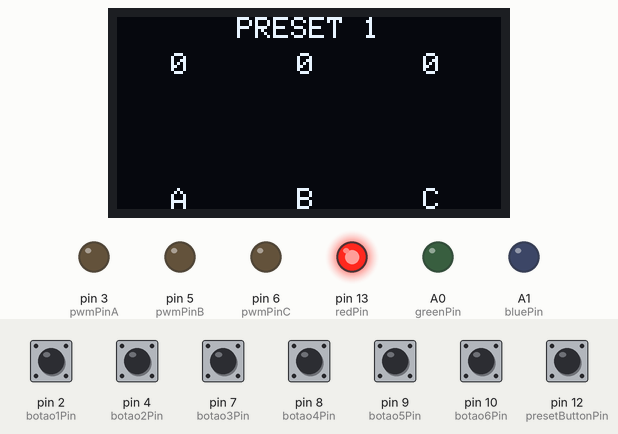
A sketch run on a simulated Arduino Uno, built with avr-gcc and run on an emulated ATmega328P. On the bench: 128×64 one-colour display, output pins drawn as LEDs (lit = HIGH). The test bench sets the inputs (shaded band); at power-on: pin 2 (botao1Pin), pin 4 (botao2Pin), pin 7 (botao3Pin), pin 8 (botao4Pin), pin 9 (botao5Pin), pin 10 (botao6Pin), pin 12 (presetButtonPin) HIGH. EEPROM starts erased; what the sketch prints to the serial monitor is not drawn.

Above: at 1.3 s.
1.4 s: pin 2 (botao1Pin) pulled LOW for 1 s
At 3.1 s:
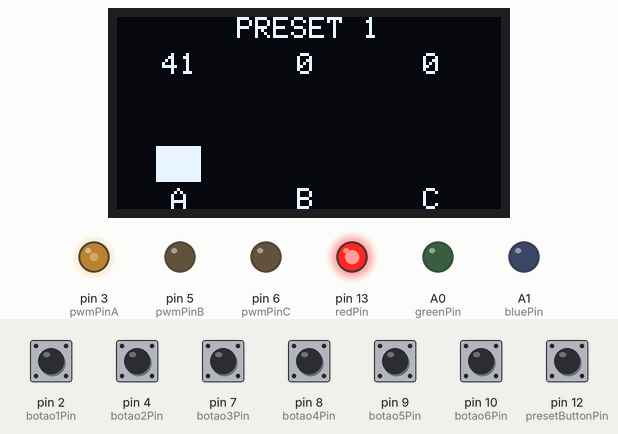
3.9 s: pin 7 (botao3Pin) pulled LOW for 0.15 s
At 4.8 s:
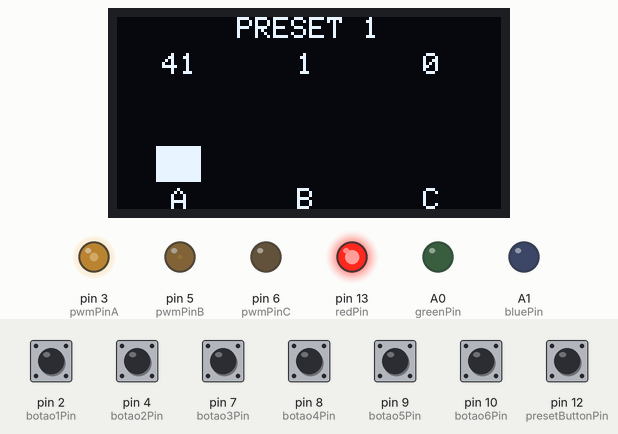
5.5 s: pin 9 (botao5Pin) pulled LOW for 0.15 s
At 6.1 s:
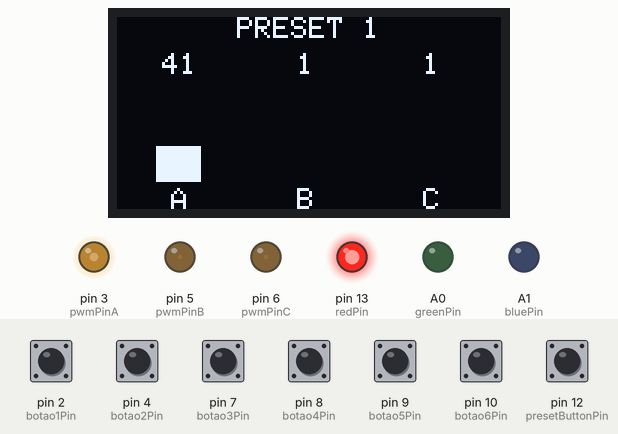
7.1 s: pin 8 (botao4Pin) pulled LOW for 0.15 s
At 8.3 s:
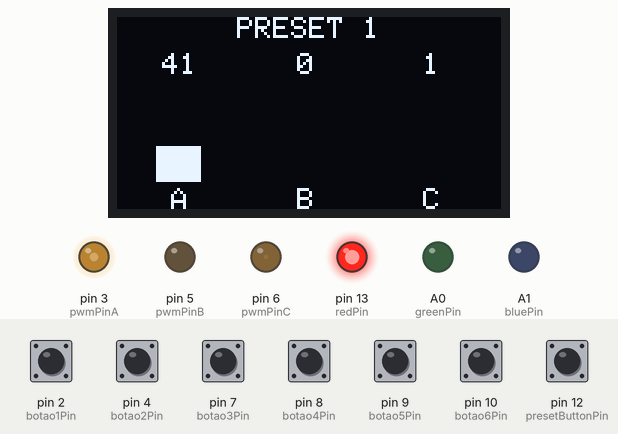
8.7 s: pin 12 (presetButtonPin) pulled LOW for 0.15 s
At 9.7 s:
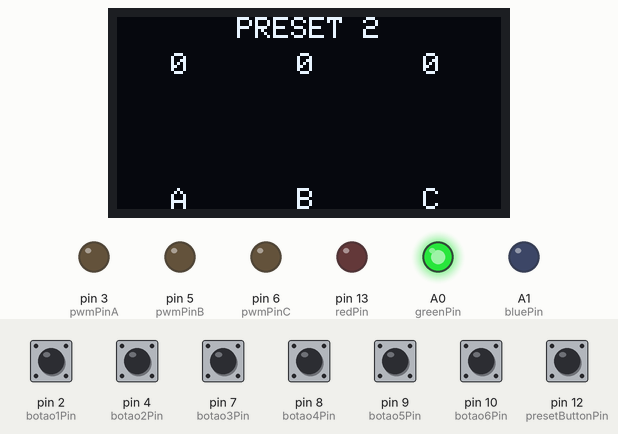
10.3 s: pin 2 (botao1Pin) pulled LOW for 0.15 s
At 10.9 s:
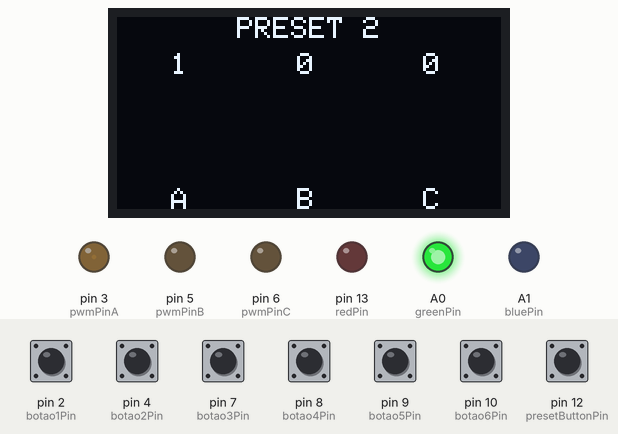
Timing chart, 0 to 12.9 s (numbered marks = the images above; inputs shaded):
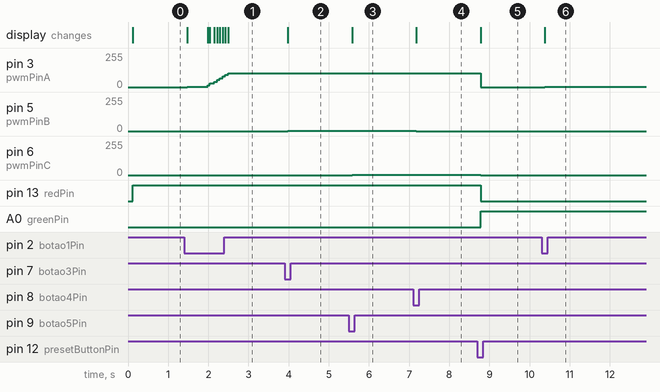

The sketch:

smartPresetScreen.ino
```cpp
#include <Wire.h>
#include <Adafruit_GFX.h>
#include <Adafruit_SSD1306.h>
#include <EEPROM.h>

// Definições do display
#define SCREEN_WIDTH 128
#define SCREEN_HEIGHT 64

// Instância do display
Adafruit_SSD1306 display(SCREEN_WIDTH, SCREEN_HEIGHT, &Wire, -1);

// Pinos dos botões para cada contador
const int botao1Pin = 2;  // Incrementa A
const int botao2Pin = 4;  // Decrementa A
const int botao3Pin = 7;  // Incrementa B
const int botao4Pin = 8;  // Decrementa B
const int botao5Pin = 9;  // Incrementa C
const int botao6Pin = 10; // Decrementa C

// Pino do botão para trocar os presets
const int presetButtonPin = 12; // Botão para alternar entre os presets

// Pinos do LED RGB
const int redPin = 13;    // Vermelho
const int greenPin = A0;  // Verde
const int bluePin = A1;   // Azul

// Pinos PWM para as saídas analógicas
const int pwmPinA = 3; // PWM - Saída para o contador A
const int pwmPinB = 5; // PWM - Saída para o contador B
const int pwmPinC = 6; // PWM - Saída para o contador C

// Variáveis para os contadores (matrizes para 6 presets)
int contadorA[6] = {0, 0, 0, 0, 0, 0};
int contadorB[6] = {0, 0, 0, 0, 0, 0};
int contadorC[6] = {0, 0, 0, 0, 0, 0};

// Índice do preset atual (0 a 5)
int presetIndex = 0;

// Variáveis para debouncing e estado dos botões
int botaoState[6] = {HIGH, HIGH, HIGH, HIGH, HIGH, HIGH};
int lastBotaoState[6] = {HIGH, HIGH, HIGH, HIGH, HIGH, HIGH};
unsigned long lastDebounceTime[6] = {0, 0, 0, 0, 0, 0};
unsigned long botaoPressionadoTime[6] = {0, 0, 0, 0, 0, 0};
unsigned long lastIncrementTime[6] = {0, 0, 0, 0, 0, 0};
bool botaoPressionado[6] = {false, false, false, false, false, false};

int incrementoRapido = 1; // Valor padrão de incremento/decremento

// Variáveis para o botão de preset
int presetButtonState = HIGH;
int lastPresetButtonState = HIGH;
unsigned long lastPresetDebounceTime = 0;

unsigned long debounceDelay = 50;   // Tempo de debounce
unsigned long holdDelay = 500;      // Tempo para considerar que o botão está sendo segurado (500 ms)
unsigned long repeatDelay = 50;    // Intervalo entre incrementos/decrementos quando o botão está sendo segurado (150 ms)

// Variáveis para o auto-salvamento na EEPROM
bool presetModificado = false;             // Indica se o preset atual foi modificado
unsigned long lastModificacaoTime = 0;     // Timestamp da última modificação
const unsigned long saveDelay = 5000;      // Delay antes de salvar na EEPROM (em milissegundos)

void setup() {
  Serial.begin(9600); // Inicializa a comunicação serial a 9600 bps

  // Inicializa o display OLED
  if (!display.begin(SSD1306_SWITCHCAPVCC, 0x3C)) {
    Serial.println(F("Falha ao inicializar o display OLED"));
    for (;;);
  }

  // Configura os pinos dos botões como entradas com resistores pull-up internos
  pinMode(botao1Pin, INPUT_PULLUP);
  pinMode(botao2Pin, INPUT_PULLUP);
  pinMode(botao3Pin, INPUT_PULLUP);
  pinMode(botao4Pin, INPUT_PULLUP);
  pinMode(botao5Pin, INPUT_PULLUP);
  pinMode(botao6Pin, INPUT_PULLUP);

  // Configura o pino do botão de preset
  pinMode(presetButtonPin, INPUT_PULLUP);

  // Configura os pinos do LED RGB como saídas
  pinMode(redPin, OUTPUT);
  pinMode(greenPin, OUTPUT);
  pinMode(bluePin, OUTPUT);

  // Desliga o LED RGB inicialmente
  desligarRGB();

  // Configura os pinos PWM como saídas
  pinMode(pwmPinA, OUTPUT);
  pinMode(pwmPinB, OUTPUT);
  pinMode(pwmPinC, OUTPUT);

  // Carrega as configurações da EEPROM
  carregarConfiguracoes();

  // Limpa e exibe os valores iniciais
  display.clearDisplay();
  atualizarDisplay();
  atualizarRGB();
  atualizarPWM();
}

void loop() {
  unsigned long tempoAtual = millis();

  // Verifica o botão de preset
  verificarBotaoPreset(tempoAtual);

  // Verifica cada botão e realiza a operação correspondente
  verificarBotao(botao1Pin, 0, &contadorA[presetIndex], 100, 1, tempoAtual);  // Incrementa A
  verificarBotao(botao2Pin, 1, &contadorA[presetIndex], 0, -1, tempoAtual);   // Decrementa A
  verificarBotao(botao3Pin, 2, &contadorB[presetIndex], 100, 1, tempoAtual);  // Incrementa B
  verificarBotao(botao4Pin, 3, &contadorB[presetIndex], 0, -1, tempoAtual);   // Decrementa B
  verificarBotao(botao5Pin, 4, &contadorC[presetIndex], 100, 1, tempoAtual);  // Incrementa C
  verificarBotao(botao6Pin, 5, &contadorC[presetIndex], 0, -1, tempoAtual);   // Decrementa C

  // Salva o preset na EEPROM após o delay se modificado
  if (presetModificado && (tempoAtual - lastModificacaoTime >= saveDelay)) {
    salvarConfiguracoes(presetIndex);
    presetModificado = false;
  }

  // Atualiza as tensões no monitor serial a cada segundo
  static unsigned long lastPrintTime = 0;
  if (tempoAtual - lastPrintTime >= 1000) { // A cada 1000 ms (1 segundo)
    atualizarPWM(); // Atualiza as saídas PWM e imprime as tensões
    lastPrintTime = tempoAtual;
  }
}

// Função para verificar o estado do botão de preset
void verificarBotaoPreset(unsigned long tempoAtual) {
  int leitura = digitalRead(presetButtonPin);

  if (leitura != lastPresetButtonState) {
    lastPresetDebounceTime = tempoAtual;
  }

  if ((tempoAtual - lastPresetDebounceTime) > debounceDelay) {
    if (leitura != presetButtonState) {
      presetButtonState = leitura;

      if (presetButtonState == LOW) {
        // Botão pressionado

        // Não precisamos mais salvar aqui, pois o auto-salvamento está implementado no loop()

        presetIndex++;
        if (presetIndex >= 6) {
          presetIndex = 0;
        }
        atualizarDisplay();
        atualizarRGB();
        atualizarPWM(); // Atualiza as saídas PWM para o novo preset
      }
    }
  }
  lastPresetButtonState = leitura;
}

// Função para atualizar o LED RGB com base no preset atual
void atualizarRGB() {
  // Desliga o LED RGB
  desligarRGB();

  int presetValue = presetIndex + 1; // Preset 1 a 6

  // Obtém a representação binária do presetValue
  int bit0 = (presetValue >> 0) & 0x01; // LSB
  int bit1 = (presetValue >> 1) & 0x01;
  int bit2 = (presetValue >> 2) & 0x01; // MSB

  // Controla os pinos do LED RGB
  digitalWrite(redPin, bit0 ? HIGH : LOW);   // Vermelho
  digitalWrite(greenPin, bit1 ? HIGH : LOW); // Verde
  digitalWrite(bluePin, bit2 ? HIGH : LOW);  // Azul
}

// Função para desligar o LED RGB
void desligarRGB() {
  digitalWrite(redPin, LOW);
  digitalWrite(greenPin, LOW);
  digitalWrite(bluePin, LOW);
}

// Função para verificar o estado de um botão
void verificarBotao(int pin, int indice, int* contador, int limite, int operacao, unsigned long tempoAtual) {
  int leitura = digitalRead(pin);

  if (leitura != lastBotaoState[indice]) {
    lastDebounceTime[indice] = tempoAtual;
  }

  if ((tempoAtual - lastDebounceTime[indice]) > debounceDelay) {
    if (leitura != botaoState[indice]) {
      botaoState[indice] = leitura;

      if (botaoState[indice] == LOW) {
        // Botão pressionado
        botaoPressionado[indice] = true;
        botaoPressionadoTime[indice] = tempoAtual;
        lastIncrementTime[indice] = tempoAtual; // Inicializa o tempo do último incremento
        incrementoRapido = 1; // Reinicia o valor de incremento rápido
        // Aciona uma vez imediatamente
        alterarContador(contador, limite, operacao);
      } else {
        // Botão liberado
        botaoPressionado[indice] = false;
      }
    }
  }
  lastBotaoState[indice] = leitura;

  // Verifica se o botão está sendo segurado
  if (botaoPressionado[indice]) {
    if ((tempoAtual - botaoPressionadoTime[indice]) > holdDelay) {
      if ((tempoAtual - lastIncrementTime[indice]) >= repeatDelay) {
        incrementoRapido = 5; // Após meio segundo, incrementa de 5 em 5
        alterarContador(contador, limite, operacao);
        lastIncrementTime[indice] = tempoAtual;
      }
    }
  }
}

// Função para alterar o contador respeitando os limites
void alterarContador(int* contador, int limite, int operacao) {
  int incremento = incrementoRapido * operacao;

  if (operacao == 1 && *contador < limite) {
    *contador += incremento;
    if (*contador > limite) {
      *contador = limite;
    }
    atualizarDisplay();
    atualizarPWM(); // Atualiza as saídas PWM
    presetModificado = true; // Marca o preset como modificado
    lastModificacaoTime = millis(); // Registra o tempo da modificação
  } else if (operacao == -1 && *contador > limite) {
    *contador += incremento;
    if (*contador < limite) {
      *contador = limite;
    }
    atualizarDisplay();
    atualizarPWM(); // Atualiza as saídas PWM
    presetModificado = true; // Marca o preset como modificado
    lastModificacaoTime = millis(); // Registra o tempo da modificação
  }
}

// Função para atualizar o display OLED com os valores dos contadores e desenhar as barras
void atualizarDisplay() {
  display.clearDisplay();
  display.setTextColor(SSD1306_WHITE);

  // Exibe o cabeçalho com o nome do preset atual
  display.setTextSize(1); // Tamanho de texto para o cabeçalho
  String titulo = "PRESET " + String(presetIndex + 1);
  centralizarTexto(titulo, 0, SCREEN_WIDTH, 0);

  // Configuração para centralizar o texto
  display.setTextSize(1);  // Tamanho de texto para os números e rótulos

  // Posições Y para os números, barras e rótulos
  int posYNumero = 12;
  int posYBarraTopo = 25;
  int posYBarraBase = 55;
  int posYRotulo = 57;

  // Altura máxima da barra
  int alturaMaxBarra = posYBarraBase - posYBarraTopo;

  // Largura de cada coluna com margem
  int margem = 2; // Margem lateral de 2 pixels
  int larguraColuna = SCREEN_WIDTH / 3;

  // Largura da barra
  int larguraBarra = 15; // A largura da barra gráfica

  // Exibe o contador A
  int colA = 0 * larguraColuna + margem;
  centralizarTexto(String(contadorA[presetIndex]), colA, larguraColuna - 2 * margem, posYNumero);
  desenharBarra(contadorA[presetIndex], colA + (larguraColuna - larguraBarra - 2 * margem) / 2, posYBarraTopo, larguraBarra, alturaMaxBarra);
  centralizarTexto("A", colA, larguraColuna - 2 * margem, posYRotulo);

  // Exibe o contador B
  int colB = 1 * larguraColuna + margem;
  centralizarTexto(String(contadorB[presetIndex]), colB, larguraColuna - 2 * margem, posYNumero);
  desenharBarra(contadorB[presetIndex], colB + (larguraColuna - larguraBarra - 2 * margem) / 2, posYBarraTopo, larguraBarra, alturaMaxBarra);
  centralizarTexto("B", colB, larguraColuna - 2 * margem, posYRotulo);

  // Exibe o contador C
  int colC = 2 * larguraColuna + margem;
  centralizarTexto(String(contadorC[presetIndex]), colC, larguraColuna - 2 * margem, posYNumero);
  desenharBarra(contadorC[presetIndex], colC + (larguraColuna - larguraBarra - 2 * margem) / 2, posYBarraTopo, larguraBarra, alturaMaxBarra);
  centralizarTexto("C", colC, larguraColuna - 2 * margem, posYRotulo);

  // Atualiza o display
  display.display();
}

// Função para desenhar a barra vertical
void desenharBarra(int valor, int posX, int posYTopo, int largura, int alturaMaxima) {
  // Limita o valor entre 0 e 100
  if (valor < 0) valor = 0;
  if (valor > 100) valor = 100;

  // Calcula a altura da barra proporcional ao valor (0 a 100)
  int alturaBarra = map(valor, 0, 100, 0, alturaMaxima);
  // Calcula a posição Y inicial da barra para que cresça de baixo para cima
  int posYBarra = posYTopo + (alturaMaxima - alturaBarra);
  // Desenha o retângulo preenchido representando a barra
  display.fillRect(posX, posYBarra, largura, alturaBarra, SSD1306_WHITE);
}

// Função auxiliar para centralizar o texto em uma área específica
void centralizarTexto(String texto, int xInicio, int largura, int posY) {
  int16_t x1, y1;
  uint16_t w, h;
  display.setTextWrap(false); // Desabilita a quebra de linha automática
  display.getTextBounds(texto, 0, 0, &x1, &y1, &w, &h);

  // Ajusta o posicionamento para garantir que o texto fique dentro da área
  int posX = xInicio + (largura - w) / 2;

  // Garante que o texto não ultrapasse os limites laterais
  if (posX < xInicio) {
    posX = xInicio;
  } else if (posX + w > xInicio + largura) {
    posX = xInicio + largura - w;
  }

  display.setCursor(posX, posY);
  display.print(texto);
}

// Função para atualizar as saídas PWM de acordo com os contadores e imprimir as tensões
void atualizarPWM() {
  // Converte o valor do contador (0-100) para o valor PWM (0-255)
  int valorPWMA = map(contadorA[presetIndex], 0, 100, 0, 255);
  int valorPWMB = map(contadorB[presetIndex], 0, 100, 0, 255);
  int valorPWMC = map(contadorC[presetIndex], 0, 100, 0, 255);

  // Escreve os valores PWM nos pinos correspondentes
  analogWrite(pwmPinA, valorPWMA);
  analogWrite(pwmPinB, valorPWMB);
  analogWrite(pwmPinC, valorPWMC);

  // Calcula as tensões correspondentes
  float tensaoA = (valorPWMA / 255.0) * 5.0;
  float tensaoB = (valorPWMB / 255.0) * 5.0;
  float tensaoC = (valorPWMC / 255.0) * 5.0;

  // Imprime as tensões no monitor serial
  Serial.print("Preset ");
  Serial.print(presetIndex + 1);
  Serial.print(" - ");

  Serial.print("Tensão A: ");
  Serial.print(tensaoA, 2);
  Serial.print(" V\t");

  Serial.print("Tensão B: ");
  Serial.print(tensaoB, 2);
  Serial.print(" V\t");

  Serial.print("Tensão C: ");
  Serial.print(tensaoC, 2);
  Serial.println(" V");
}

// Função para carregar as configurações da EEPROM
void carregarConfiguracoes() {
  // Verifica se a EEPROM já foi inicializada
  if (EEPROM.read(100) != 123) {
    // EEPROM não inicializada, define valores padrão
    for (int i = 0; i < 6; i++) {
      contadorA[i] = 0;
      contadorB[i] = 0;
      contadorC[i] = 0;
    }
    // Escreve o código mágico na EEPROM
    EEPROM.write(100, 123);
    // Salva os valores padrão na EEPROM
    for (int i = 0; i < 6; i++) {
      salvarConfiguracoes(i);
    }
  } else {
    // EEPROM já inicializada, carrega os valores
    for (int i = 0; i < 6; i++) {
      int enderecoBase = i * 3;
      contadorA[i] = EEPROM.read(enderecoBase);
      contadorB[i] = EEPROM.read(enderecoBase + 1);
      contadorC[i] = EEPROM.read(enderecoBase + 2);

      // Verifica se os valores estão dentro do intervalo válido (0 a 100)
      if (contadorA[i] < 0 || contadorA[i] > 100) contadorA[i] = 0;
      if (contadorB[i] < 0 || contadorB[i] > 100) contadorB[i] = 0;
      if (contadorC[i] < 0 || contadorC[i] > 100) contadorC[i] = 0;
    }
  }
}

// Função para salvar as configurações na EEPROM
void salvarConfiguracoes(int preset) {
  int enderecoBase = preset * 3;
  EEPROM.update(enderecoBase, contadorA[preset]);
  EEPROM.update(enderecoBase + 1, contadorB[preset]);
  EEPROM.update(enderecoBase + 2, contadorC[preset]);
}
```

Measured:
- after the input at 1.4 s, pin 3 (pwmPinA): moves from 0/255 to 104/255 over 1.0 s, starting after 0.08 s; the display: first changes after 0.08 s (image 1 shows a later state)
- after the input at 3.9 s, pin 5 (pwmPinB): 0/255 → 2/255 after 0.08 s; the display: changes after 0.08 s (image 2)
- after the input at 5.5 s, pin 6 (pwmPinC): 0/255 → 2/255 after 0.08 s; the display: changes after 0.08 s (image 3)
- after the input at 7.1 s, pin 5 (pwmPinB): 2/255 → 0/255 after 0.08 s; the display: changes after 0.08 s (image 4)
- after the input at 8.7 s, pin 3 (pwmPinA): 104/255 → 0/255 after 0.08 s; pin 6 (pwmPinC): 2/255 → 0/255 after 0.08 s; pin 13 (redPin): HIGH → LOW after 0.08 s; A0 (greenPin): LOW → HIGH after 0.08 s; the display: changes after 0.08 s (image 5)
- after the input at 10.3 s, pin 3 (pwmPinA): 0/255 → 2/255 after 0.08 s; the display: changes after 0.08 s (image 6)
